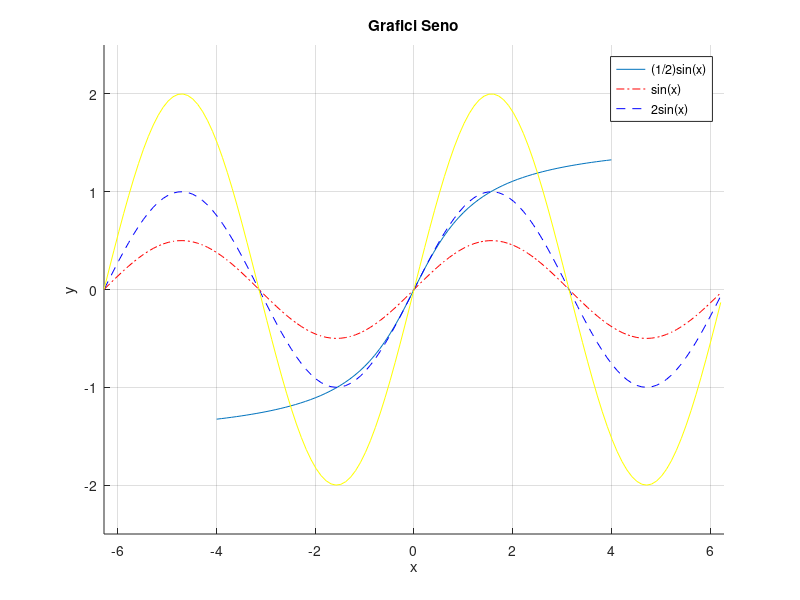
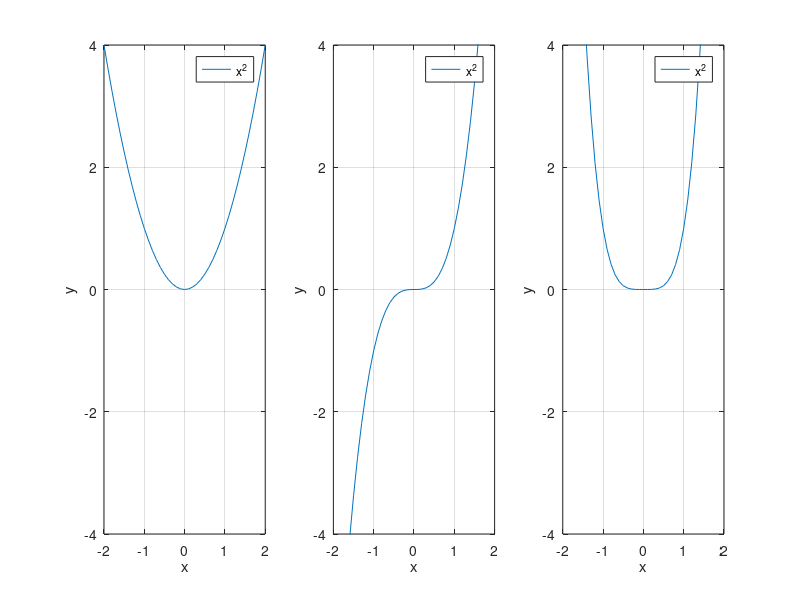
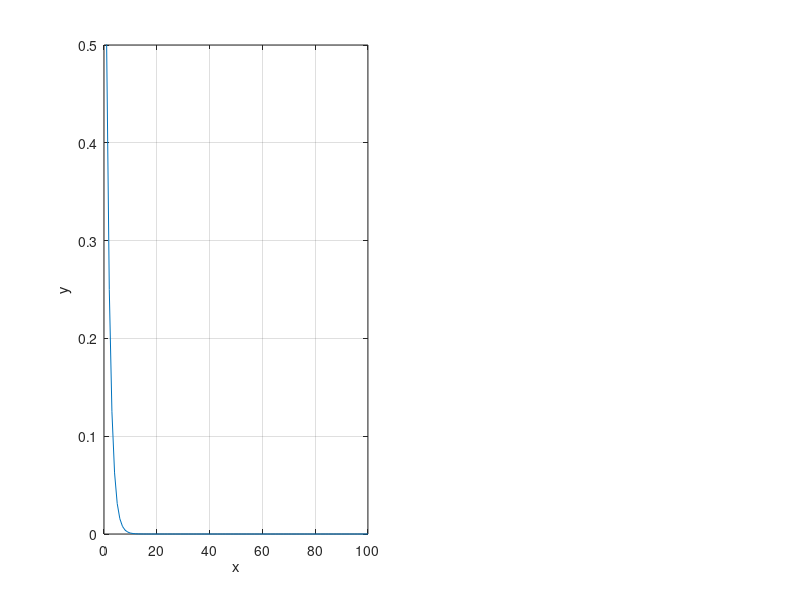

Write the MATLAB code that produced these figures, in order. (Note: this script raises an error after producing the figures.)
%% Punto A

% A. Grafico della funzione arcotangente nell’intervallo [-4, 4].

% Creazione vettore X con valori da -4 a 4 con step di 0.1 
X = -4:0.1:4;

% Inizio creazione grafico
hold on

% Titolo del grafico
title('Grafico arctg(x)');

% Attiva griglia
grid on;

% Nome degli assi x e y
xlabel('x');
ylabel('y');

% Stampa il grafico
% atan(X):= vettore composto dai valori dell'arcotangente per ogni valore di X
plot(X, atan(X));

% Fine creazione grafico
hold off

%% Punto B

% B. Immagine con i grafici di (1/2)*sin(x), sin(x) e 2*sin(x) sovrapposti 
%    nell’intervallo [−2*pi, 2*pi].

% Vettore di tutti i valori da -2*pi a 2pi con step di 0.1
X = -2*pi:0.1:2*pi;
% Vettore composto dai valori del seno calcolati per ogni elemento di X
SEN = sin(X);

hold on

% Limite assi del grafico, su ascissa va da -2*pi a 2*pi,
% su ascissa da -2.5 a 2.5
axis([-2*pi 2*pi -2.5 2.5]);

% Inserisci griglia
grid on

% Titolo grafico
title('Grafici Seno');

% Nomi degli assi
xlabel('x');
ylabel('y');

% Grafico 1/2 sin(x), '--r' indica linea tratto-punto rossa
plot(X, (0.5)*SEN, '-.r');

% Grafico sin(x), '--b' indica linea tratteggiata blu
plot(X, SEN, '--b');

% Grafico 2sin(x), '-y' indica linea continua gialla
plot(X, 2*SEN, '-y');

% Legenda grafico
legend('(1/2)sin(x)', 'sin(x)', '2sin(x)');

hold off

%% Punto C

% C. Immagine con tre sottografici, che rappresentano rispettivamente x^2, 
%    x^3 e x^4 nell’intervallo [-2, 2].

X = -2:0.1:2;

% Crea la figure (finestra) del grafico con posizione dell'angolo in basso
% sinistra (200,200) dello schermo del PC, e con dimensione 900x300 piXl.
% In questo modo i grafici NON risultano "stirati" in altezza e quindi
% visivamente migliori da osservare.
f = figure('Position', [200 200 900 300]);

% Creazione di 3 subplots, 1 riga e 3 colonne

% Primo subplot
subplot(1,3,1);
% Stampa grafico
plot(X, X.^2);
% Inserisci griglia
grid on
% Limita l'asse y ai valori tra -4 a 4
ylim([-4 4]);
% Nomina gli assi
xlabel('x');
ylabel('y');
% Inserisci legenda con nome della funzione
legend('x^2');

% Secondo subplot
subplot(1,3,2);
plot(X, X.^3);
% Inserisci griglia
grid on
% Limita l'asse y ai valori tra -4 a 4
ylim([-4 4]);
% Nomina gli assi
xlabel('x');
ylabel('y');
% Inserisci legenda con nome della funzione
legend('x^2');

% Terzo subplot
subplot(1,3,3);
plot(X, X.^4);
% Inserisci griglia
grid on
% Limita l'asse y ai valori tra -4 a 4
ylim([-4 4]);
% Nomina gli assi
xlabel('x');
ylabel('y');
% Inserisci legenda con nome della funzione
legend('x^2');

%% Punto D

% D. Immagine con il grafico della funzione y=0.5*x con x∈[0,100], e lo 
%    stesso grafico fatto con scala logaritmica sull’asse y (i due grafici 
%    non devono essere sovrapposti).

% Creazione vettore X da 0 a 100 con step 1
X = 0:1:100;

% Crea la figure (finestra) del grafico con posizione dell'angolo in basso
% sinistra (200,200) dello schermo del PC, e con dimensione 900x300 piXl.
% In questo modo i grafici NON risultano "stirati" in altezza e quindi
% visivamente migliori da osservare.
f = figure('Position', [200 200 1100 400]);

% Creazione di due subplot, 1 riga e due colonne per far si che non siano
% sovrapposti i grafici

subplot(1,2,1);
% Stampa grafico con assi in scala normale
plot(X, (0.5).^X);
% Inserisci grilia
grid on
% Limita l'asse y da 0 a 0.5
ylim([0 0.5]);
% Nomi degli assi
xlabel('x');
ylabel('y');
% Inserisce titolo del subplot
subtitle('(1/2)^x');

subplot(1,2,2);
% Stampa grafico con asse y in scala logaritmica
semilogy(X, (0.5).^X);
% Inserisci griglia
grid on
% Nomi degli assi
xlabel('x');
ylabel('y');
% Inserisce titolo al subplot
subtitle('(1/2)^x con asse y in scala logaritmica');


%% Punto E

% E. Immagine con i grafici delle funzioni y=x^k conx∈[1,1000] e 
%    k∈{2,1,0.5} sovrapposti con colori diversi.

% Creazione vettore X con valori da 1 a 1000 con step 0.1
X = 1:0.1:1000;
% Creazione vettore k, che rappresenta l'insieme k
k = [2 1 0.5];

% Inizio creazione grafico
hold on

% Titolo del grafico, \in è il simbolo "appartiene" in LaTex
title('Grafico x^k con k\in\{2,1,0.5\}')

% Limita l'asse x da 1 a 1000 e l'asse y da 0 a 1000
axis([1 1000 0 1000])

% Inserisci griglia
grid on

% Nomina gli assi
xlabel('x');
ylabel('y');

% Stampa i tre grafici colorati rispettivamente di rosso, blu e giallo
plot(X, X.^k(1),'r');
plot(X, X.^k(2),'b');
plot(X, X.^k(3),'y');

% Inserisci legenda del grafico
legend('x^2','x','\surdx');

hold off

%% Punto F

% F. Come nel punto E ma usando la scala logaritmica sia sull’asse x che 
%    sull’asse y.

% Creazione vettore X con valori da 1 a 1000 con step 0.1
X = 1:0.1:1000;
% Creazione vettore k, che rappresenta l'insieme k
k = [2 1 0.5];

% Inizio creazione grafico
hold on

% Titolo del grafico, \in è il simbolo "appartiene" in LaTex
title('Grafico x^k con k\in\{2,1,0.5\} in scala logaritmica')

% Limita l'asse x da 1 a 1000 e l'asse y da 0 a 1000
axis([1 1000 0 1000])

% Inserisci griglia
grid on

% Nomina gli assi
xlabel('x');
ylabel('y');

% Stampa i tre grafici colorati rispettivamente di rosso, blu e giallo
% con entrambi gli assi in scala logaritmica
loglog(X, X.^k(1),'r');
loglog(X, X.^k(2),'b');
loglog(X, X.^k(3),'y');

% Inserisci legenda del grafico
legend('x^2','x','\surdx');

hold off